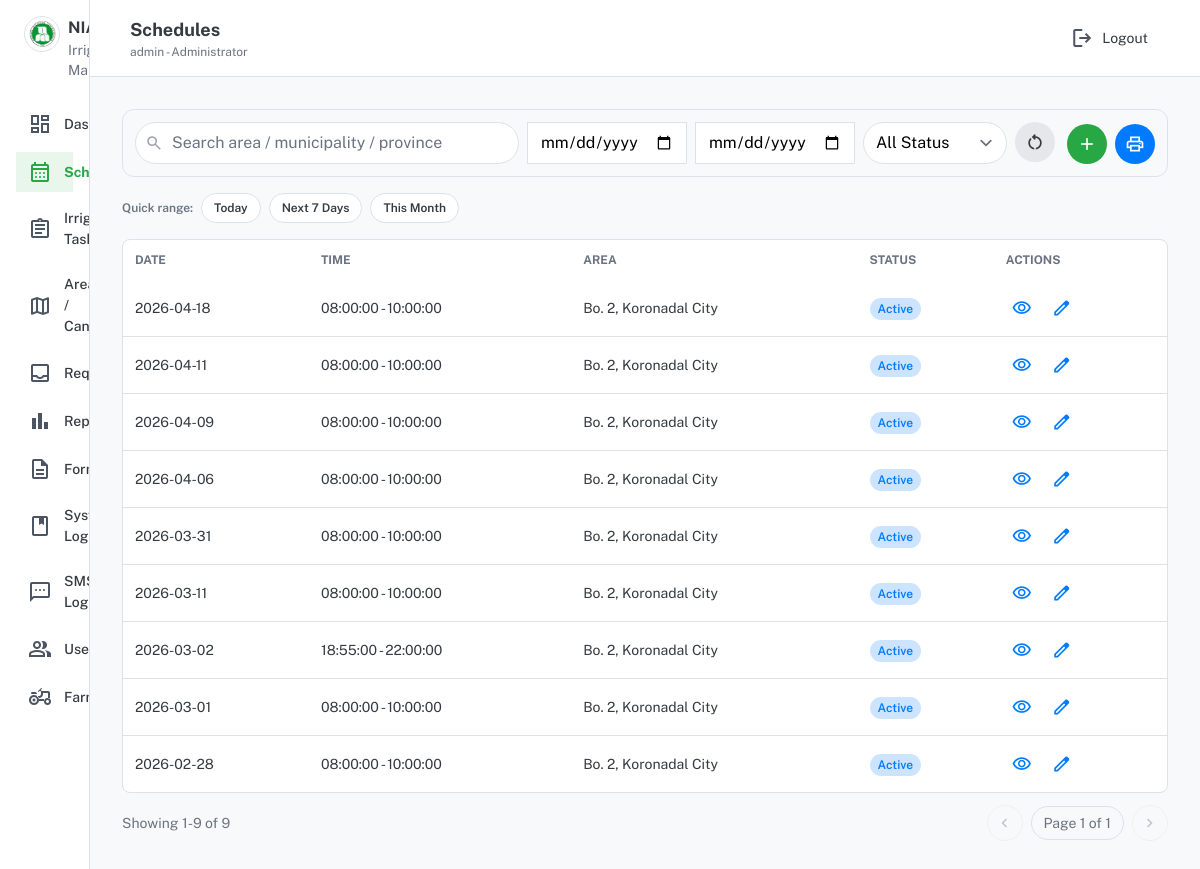
The app's page /public/index.php?page=schedules (signed in) with its own data.
### tables this page shows
CREATE TABLE `irrigation_schedules` (
  `schedule_id` int(11) NOT NULL,
  `service_area_id` int(11) DEFAULT NULL,
  `schedule_date` date DEFAULT NULL,
  `start_time` time DEFAULT NULL,
  `end_time` time DEFAULT NULL,
  `created_by` int(11) DEFAULT NULL,
  `status` enum('Active','Completed','Cancelled') DEFAULT 'Active',
  `schedule_source` enum('Manual','Auto') NOT NULL DEFAULT 'Manual',
  `created_at` timestamp NOT NULL DEFAULT current_timestamp(),
  `request_id` int(11) DEFAULT NULL
);

CREATE TABLE `service_areas` (
  `service_area_id` int(11) NOT NULL,
  `area_name` varchar(150) NOT NULL,
  `municipality` varchar(100) DEFAULT NULL,
  `province` varchar(100) DEFAULT NULL,
  `total_area_ha` decimal(10,2) DEFAULT NULL,
  `created_at` timestamp NOT NULL DEFAULT current_timestamp(),
  `latitude` decimal(10,7) DEFAULT NULL,
  `longitude` decimal(10,7) DEFAULT NULL
);

### schedules/index.php (the view, shortened to what the rows shown need)
<?php
require_once __DIR__ . '/../includes/helpers.php';
require_once __DIR__ . '/../includes/config.php';
$perPage = 10;
$pageNum = max(1, (int)($_GET['p'] ?? 1));
$params = [];
$types  = '';
$where  = "WHERE 1=1";
$focusServiceAreaIds = [];
$focusStmt = $conn->prepare("
  SELECT service_area_id, area_name, municipality, province
  FROM service_areas
");
$focusStmt->execute();
$focusAreas = $focusStmt->get_result()->fetch_all(MYSQLI_ASSOC);
foreach ($focusAreas as $focusArea) {
  if (is_focus_service_area($focusArea['area_name'] ?? null, $focusArea['municipality'] ?? null, $focusArea['province'] ?? null)) {
    $focusServiceAreaIds[] = (int)($focusArea['service_area_id'] ?? 0);
  }
}
$focusServiceAreaIds = array_values(array_unique(array_filter($focusServiceAreaIds, static fn($id) => $id > 0)));
if ($focusServiceAreaIds) {
  $where .= " AND s.service_area_id IN (" . implode(',', array_fill(0, count($focusServiceAreaIds), '?')) . ")";
  $types .= str_repeat('i', count($focusServiceAreaIds));
  foreach ($focusServiceAreaIds as $focusId) {
    $params[] = $focusId;
  }
} else {
  $where .= " AND 1=0";
}
$offset = ($pageNum - 1) * $perPage;
$sql = "
  SELECT s.schedule_id, s.schedule_date, s.start_time, s.end_time, s.status,
         sa.area_name, sa.municipality, sa.province
  FROM irrigation_schedules s
  LEFT JOIN service_areas sa ON sa.service_area_id = s.service_area_id
  $where
  ORDER BY s.schedule_date DESC, s.start_time DESC
  LIMIT ? OFFSET ?
";
$stmt = $conn->prepare($sql);
$rowTypes = $types . "ii";
$rowParams = $params;
$rowParams[] = $perPage;
$rowParams[] = $offset;
$stmt->bind_param($rowTypes, ...$rowParams);
$stmt->execute();
$rows = $stmt->get_result()->fetch_all(MYSQLI_ASSOC);
include __DIR__ . '/../includes/head.php';
?>
<div class="flex min-h-screen w-full">
  <?php include __DIR__ . '/../includes/sidebar.php'; ?>
  <div class="flex-1 flex flex-col">
    <?php include __DIR__ . '/../includes/topbar.php'; ?>
    <main class="p-6 lg:p-8 flex-1">
      <div class="flex flex-col gap-4">
        <div id="schedulesResults">
          <?php foreach ($rows as $r): ?>
            <?php [$cls,$label] = badge($r['status']); ?>
          <?php endforeach; ?>
        <div class="hidden md:block bg-card-light dark:bg-card-dark border border-border-light dark:border-border-dark rounded-lg overflow-hidden">
          <div class="overflow-x-auto">
            <table class="w-full text-left">
              <thead>
                <tr class="text-xs text-gray-500 dark:text-gray-400 uppercase">
                  <th class="p-3">Date</th>
                  <th class="p-3">Time</th>
                  <th class="p-3">Area</th>
                  <th class="p-3">Status</th>
                  <th class="p-3">Actions</th>
                </tr>
              </thead>
              <tbody class="divide-y divide-border-light dark:divide-border-dark">
                <?php foreach ($rows as $r): ?>
                  <?php [$cls,$label] = badge($r['status']); ?>
                  <tr class="text-sm text-text-light dark:text-text-dark">
                    <td class="p-3"><?= h($r['schedule_date']) ?></td>
                    <td class="p-3"><?= h($r['start_time']) ?> - <?= h($r['end_time']) ?></td>
                    <td class="p-3">
                      <?= h($r['area_name'] ?? '-') ?><?= !empty($r['municipality']) ? ", ".h($r['municipality']) : "" ?>
                    </td>
                    <td class="p-3">
                      <span class="px-2 py-1 text-xs font-semibold rounded-full <?= $cls ?>"><?= h($label) ?></span>
                    </td>
                    <td class="p-3">
                      <div class="flex items-center gap-2">
                        <a
                          class="p-1.5 rounded-DEFAULT hover:bg-gray-100 dark:hover:bg-gray-800 text-secondary inline-flex items-center justify-center"
                          href="<?= base_path('schedules/view.php?id=' . (int)$r['schedule_id']) ?>"
                          title="View"
                          aria-label="View schedule"
                        >
                          <span class="material-symbols-outlined text-[20px] leading-none">visibility</span>
                        </a>
                        <a
                          class="p-1.5 rounded-DEFAULT hover:bg-gray-100 dark:hover:bg-gray-800 text-secondary inline-flex items-center justify-center"
                          href="<?= base_path('schedules/edit.php?id=' . (int)$r['schedule_id']) ?>"
                          title="Edit"
                          aria-label="Edit schedule"
                        >
                          <span class="material-symbols-outlined text-[20px] leading-none">edit</span>
                        </a>
                      </div>
                    </td>
                  </tr>
                <?php endforeach; ?>
              </tbody>
            </table>
          </div>
        </div>
        </div>
      </div>
    </main>
  </div>
</div>
<?php include __DIR__ . '/../includes/footer.php'; ?>

### records on screen
irrigation_schedules: schedule_date "2026-04-18", start_time "08:00:00", end_time "10:00:00", service_area.area_name "Bo. 2", service_area.municipality "Koronadal City", label "Active"
irrigation_schedules: schedule_date "2026-04-11", start_time "08:00:00", end_time "10:00:00", service_area.area_name "Bo. 2", service_area.municipality "Koronadal City", label "Active"
irrigation_schedules: schedule_date "2026-04-09", start_time "08:00:00", end_time "10:00:00", service_area.area_name "Bo. 2", service_area.municipality "Koronadal City", label "Active"
irrigation_schedules: schedule_date "2026-04-06", start_time "08:00:00", end_time "10:00:00", service_area.area_name "Bo. 2", service_area.municipality "Koronadal City", label "Active"
irrigation_schedules: schedule_date "2026-03-31", start_time "08:00:00", end_time "10:00:00", service_area.area_name "Bo. 2", service_area.municipality "Koronadal City", label "Active"
irrigation_schedules: schedule_date "2026-03-11", start_time "08:00:00", end_time "10:00:00", service_area.area_name "Bo. 2", service_area.municipality "Koronadal City", label "Active"
irrigation_schedules: schedule_date "2026-03-02", start_time "18:55:00", end_time "22:00:00", service_area.area_name "Bo. 2", service_area.municipality "Koronadal City", label "Active"
irrigation_schedules: schedule_date "2026-03-01", start_time "08:00:00", end_time "10:00:00", service_area.area_name "Bo. 2", service_area.municipality "Koronadal City", label "Active"
irrigation_schedules: schedule_date "2026-02-28", start_time "08:00:00", end_time "10:00:00", service_area.area_name "Bo. 2", service_area.municipality "Koronadal City", label "Active"

### other values on screen
$topTitle "Schedules"
$userName "admin"
$userRole "Administrator"
$showFrom "1"
$showTo "9"
$total "9"
$pageNum "1"
$totalPages "1"
